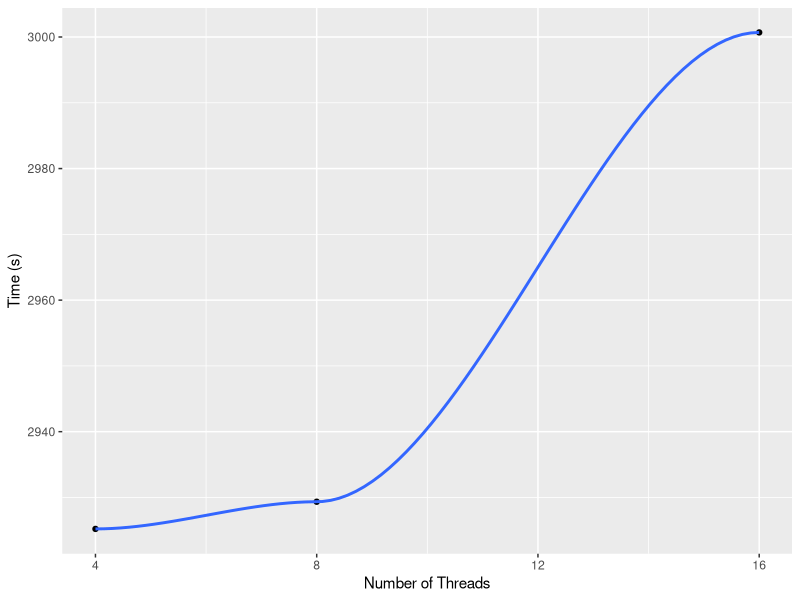
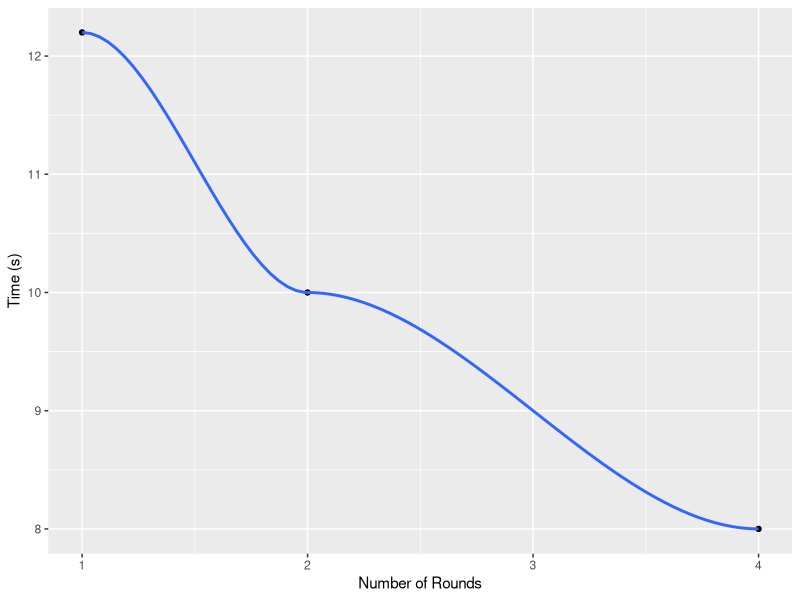
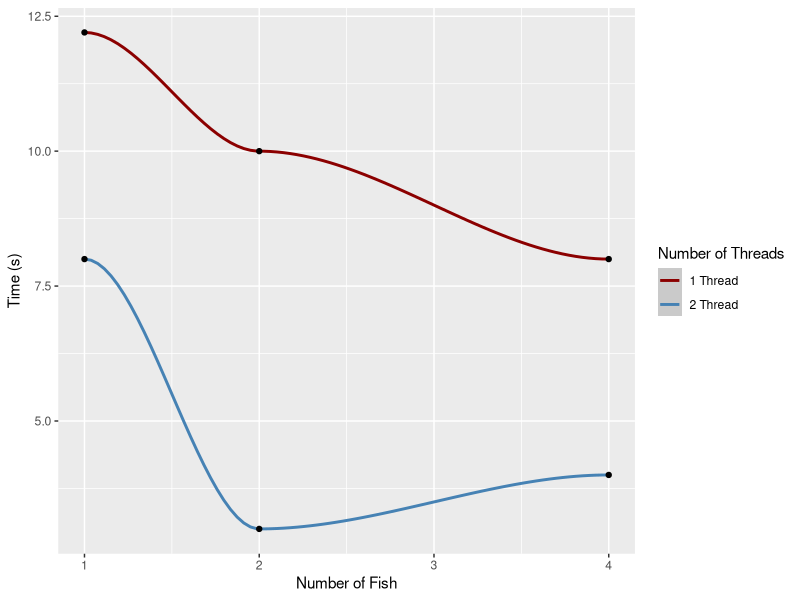
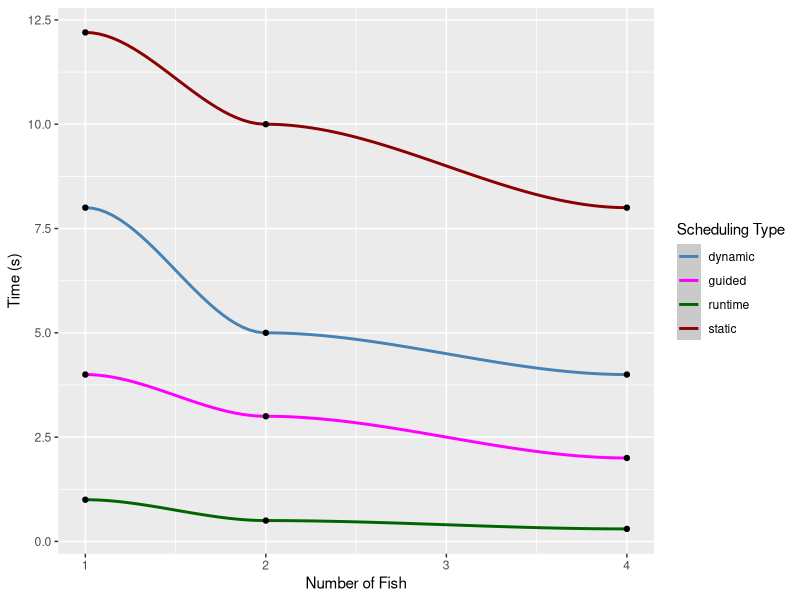

Here is the R script that generated these plots, in order:
## ---- chunk 1
library(ggplot2)
## ---- chunk 2
ggplot(
    data.frame(num_threads = c(4, 8, 16), time = c(2925.219894, 2929.350958, 3000.694720)),
    aes(x = num_threads, y = time)) +
    labs(x = "Number of Threads", y = "Time (s)") +
    geom_point() +
    geom_smooth()
## ---- chunk 3
ggplot(
  data.frame(num_rounds = c(1, 2, 4), time = c(12.2, 10, 8)),
  aes(x = num_rounds, y = time)) +
  labs(x = "Number of Rounds", y = "Time (s)") +
  geom_point() +
  geom_smooth()
## ---- chunk 4
ggplot(
  data = data.frame(
    fish = c(1, 2, 4),
    thread_1 = c(12.2, 10, 8),
    thread_2 = c(8.0, 3.0, 4.0)),
  aes(x = fish)) +
  geom_smooth(aes(y = thread_1, color = "1 Thread")) +
  geom_smooth(aes(y = thread_2, color = "2 Thread")) +
  geom_point(aes(y = thread_1)) +
  geom_point(aes(y = thread_2)) +
  labs(x = "Number of Fish",
    y = "Time (s)",
    color = "Number of Threads") +
  scale_color_manual(values = c(
    "1 Thread" = "darkred",
    "2 Thread" = "steelblue"))
## ---- chunk 5
ggplot(
  data = data.frame(
    threads = c(1, 2, 4),
    static = c(12.2, 10, 8),
    dynamic = c(8.0, 5.0, 4.0),
    guided = c(4.0, 3.0, 2.0),
    runtime = c(1.0, 0.5, 0.3)),
  aes(x = threads)) +
  geom_smooth(aes(y = static, color = "static")) +
  geom_smooth(aes(y = dynamic, color = "dynamic")) +
  geom_smooth(aes(y = guided, color = "guided")) +
  geom_smooth(aes(y = runtime, color = "runtime")) +
  geom_point(aes(y = static)) +
  geom_point(aes(y = dynamic)) +
  geom_point(aes(y = guided)) +
  geom_point(aes(y = runtime)) +
  labs(x = "Number of Fish",
    y = "Time (s)",
    color = "Scheduling Type") +
  scale_color_manual(values = c(
    "static" = "darkred",
    "dynamic" = "steelblue",
    "guided" = "magenta",
    "runtime" = "darkgreen"))
